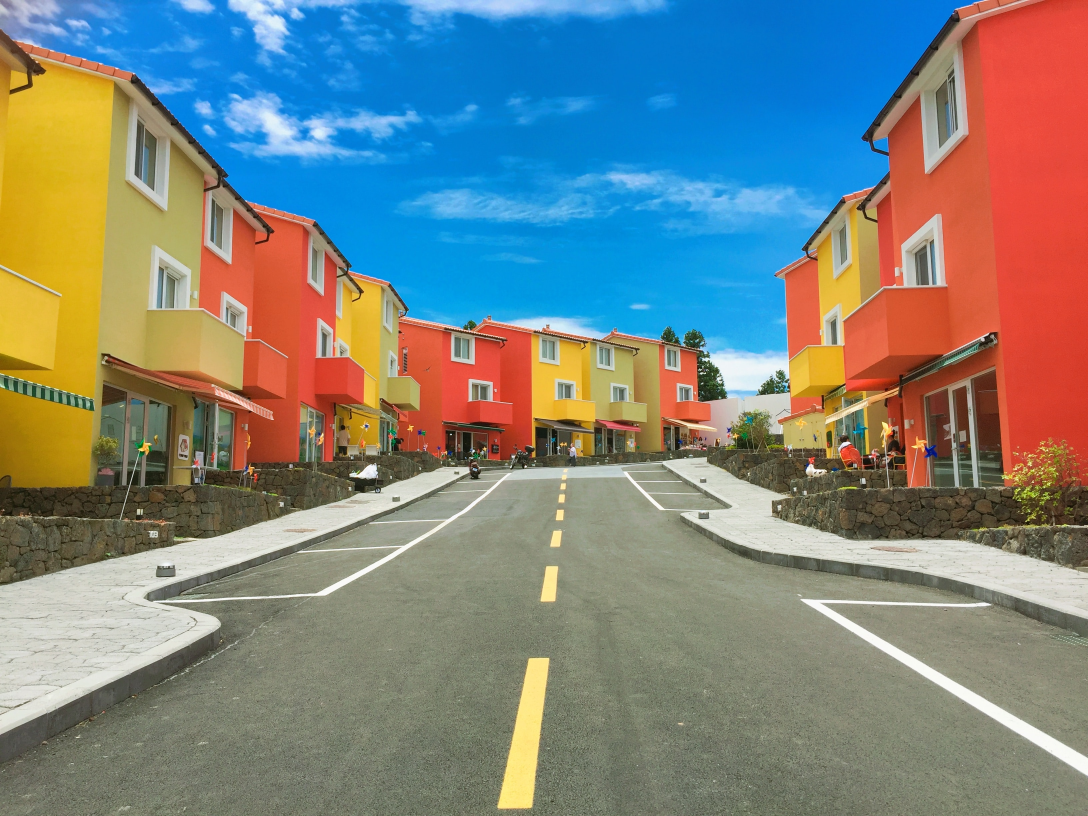
#> input picture pic2.jpg, 3264 x 2448 px (shown at 1/3 size)
$ jupyter execute colourdetection.ipynb   (shell and % lines are left out)
#> lines starting #> are read from the running program, lines starting #| are printed output that depends on the picture; after the words box and inside, x2 and y2 are one past the last pixel; in counts of white or black regions, pixels touching at a corner belong together
[cell 1]
# pip install pandas opencv-python

import cv2
import pandas as pd

img_path = 'pic2.jpg'
csv_path = 'colors.csv'

# reading csv file
index = ['color', 'color_name', 'hex', 'R', 'G', 'B']
df = pd.read_csv(csv_path, names=index, header=None)
#> (reads colors.csv from the repository)

# reading image
img = cv2.imread(img_path)
#> img is the input picture: shape (2448, 3264, 3); mean B, G, R 127.1, 132.5, 125.9
img = cv2.resize(img, (800,600))
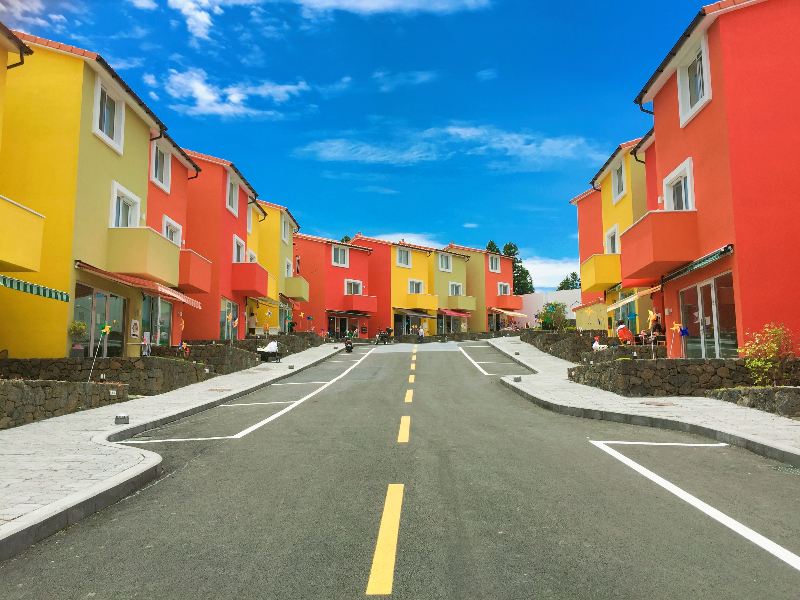
#> img: shape (600, 800, 3); mean B, G, R 127, 132.4, 125.8

#declaring global variables
clicked = False
r = g = b = xpos = ypos = 0

#function to calculate minimum distance from all colors and get the most matching color
def get_color_name(R,G,B):
	minimum = 1000
	for i in range(len(df)):
		d = abs(R - int(df.loc[i,'R'])) + abs(G - int(df.loc[i,'G'])) + abs(B - int(df.loc[i,'B']))
		if d <= minimum:
			minimum = d
			cname = df.loc[i, 'color_name']

	return cname

#function to get x,y coordinates of mouse double click
def draw_function(event, x, y, flags, params):
	if event == cv2.EVENT_LBUTTONDBLCLK:
		global b, g, r, xpos, ypos, clicked
		clicked = True
		xpos = x
		ypos = y
		b,g,r = img[y,x]
		b = int(b)
		g = int(g)
		r = int(r)

# creating window
cv2.namedWindow('image')
cv2.setMouseCallback('image', draw_function)

while True:
	cv2.imshow('image', img)
	if clicked:
		#cv2.rectangle(image, startpoint, endpoint, color, thickness)-1 fills entire rectangle
		cv2.rectangle(img, (20,20), (600,60), (b,g,r), -1)

		#Creating text string to display( Color name and RGB values )
		text = get_color_name(r,g,b) + ' R=' + str(r) + ' G=' + str(g) + ' B=' + str(b)
		#cv2.putText(img,text,start,font(0-7),fontScale,color,thickness,lineType )
		cv2.putText(img, text, (50,50), 2,0.8, (255,255,255),2,cv2.LINE_AA)

		#For very light colours we will display text in black colour
		if r+g+b >=600:
			cv2.putText(img, text, (50,50), 2,0.8, (0,0,0),2,cv2.LINE_AA)

	if cv2.waitKey(20) & 0xFF == 27:
#> (key Esc is pressed here)
		break

cv2.destroyAllWindows()

[cell 2]

import cv2
import pandas as pd
from google.colab.patches import cv2_imshow # Import for Colab display
from google.colab import files # Import for file upload

# Define path to CSV file
csv_path = 'colors.csv' # Ensure this CSV exists in your /content/ directory

# Upload image file
print("Please upload your image file (e.g., pic2.jpg):")
uploaded_img = files.upload()
#> the answer given: pic2.jpg

# Get the filename of the uploaded image
if not uploaded_img:
    print("No image file uploaded. Please upload an image to proceed.")
    # Optionally, you could exit or raise an error here.
    exit()

img_path = list(uploaded_img.keys())[0]

# reading csv file
index = ['color', 'color_name', 'hex', 'R', 'G', 'B']
df = pd.read_csv(csv_path, names=index, header=None)

# reading image
img = cv2.imread(img_path)

# Check if image was loaded successfully
if img is None:
    print(f"Error: Could not load image from {img_path}. Please check the file path and ensure it's a valid image.")
else:
    img = cv2.resize(img, (800,600)) # Resize for consistent processing

    # function to calculate minimum distance from all colors and get the most matching color
    def get_color_name(R,G,B):
        minimum = 1000
        cname = 'Unknown'
        for i in range(len(df)):
            d = abs(R - int(df.loc[i,'R'])) + abs(G - int(df.loc[i,'G'])) + abs(B - int(df.loc[i,'B']))
            if d <= minimum:
                minimum = d
                cname = df.loc[i, 'color_name']
        return cname

    # --- Non-interactive version for Colab ----
    # Define a list of points to "sample" colors from (x, y coordinates on the 800x600 image)
    # You can modify these points to sample different areas of the image.
    sample_points = [(100, 100), (300, 250), (500, 400), (700, 150)] # Example points

    # Create a new image with added space at the bottom for color info
    height, width, _ = img.shape
#> height = 600; width = 800
    info_bar_height = 50 * len(sample_points) + 20 # 50 pixels per info line + padding
    combined_img = cv2.copyMakeBorder(img, 0, info_bar_height, 0, 0, cv2.BORDER_CONSTANT, value=[0,0,0])
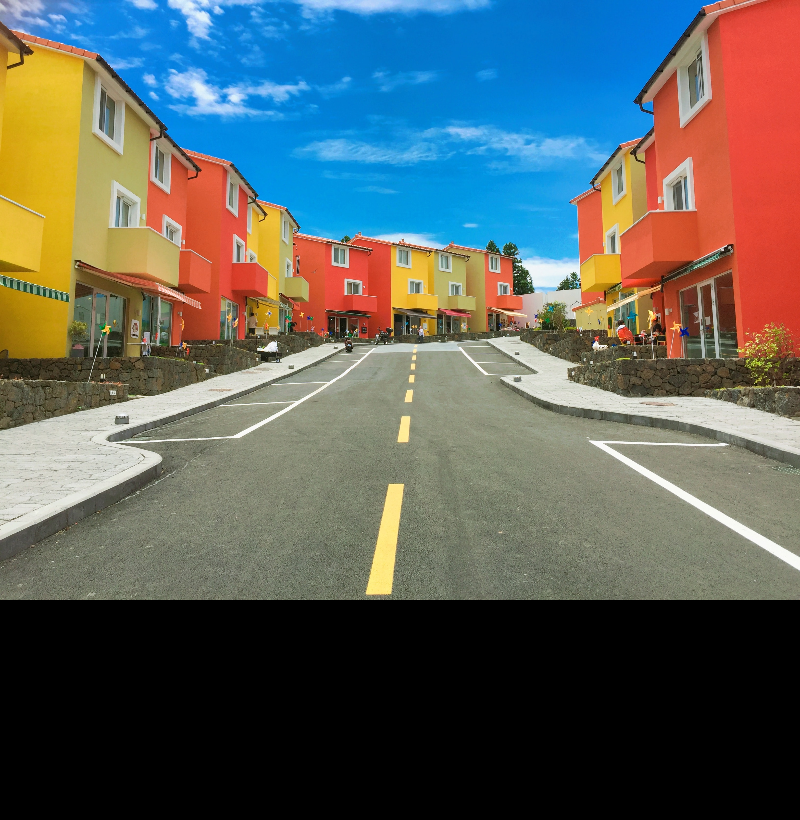
#> combined_img: shape (820, 800, 3); mean B, G, R 93, 96.9, 92

    for idx, (xpos, ypos) in enumerate(sample_points):
        # Ensure xpos, ypos are within image bounds
        if 0 <= ypos < height and 0 <= xpos < width:
            # Get BGR values at the point from the resized image
            b, g, r = img[ypos, xpos]
            b, g, r = int(b), int(g), int(r)

            text = get_color_name(r,g,b) + f' R={r} G={g} B={b}'

            # Determine text color based on detected color brightness
            text_color = (255, 255, 255) # Default to white text
            if (r + g + b) / 3 > 150: # If average brightness is high, use black text
                text_color = (0, 0, 0)

            # Draw a rectangle showing the detected color in the info bar at the bottom
            start_x_rect = 20
            end_x_rect = width - 20
            start_y_rect = height + 10 + idx * 50
            end_y_rect = height + 40 + idx * 50
            cv2.rectangle(combined_img, (start_x_rect, start_y_rect), (end_x_rect, end_y_rect), (b, g, r), -1)

            # Draw the text on the rectangle
            cv2.putText(combined_img, text, (start_x_rect + 10, start_y_rect + 28), # Adjusted y for text centering
                        cv2.FONT_HERSHEY_SIMPLEX, 0.7, text_color, 2, cv2.LINE_AA)

            # Draw a circle on the original image portion to mark the sampled point
            cv2.circle(combined_img, (xpos, ypos), 10, (0, 255, 255), 2) # Yellow circle
        else:
            print(f"Warning: Sample point ({xpos}, {ypos}) is out of image bounds (800x600). Skipping.")
#> this loop made 4 passes
#> (b, g, r, text) on passes 1 to 4: (93, 104, 102, 'Dim Gray R=102 G=104 B=93'), (65, 95, 228, 'Vermilion (Plochere) R=228 G=95 B=65'), (126, 150, 146, 'Cinereous R=146 G=150 B=126'), (65, 96, 219, 'Vermilion (Plochere) R=219 G=96 B=65')
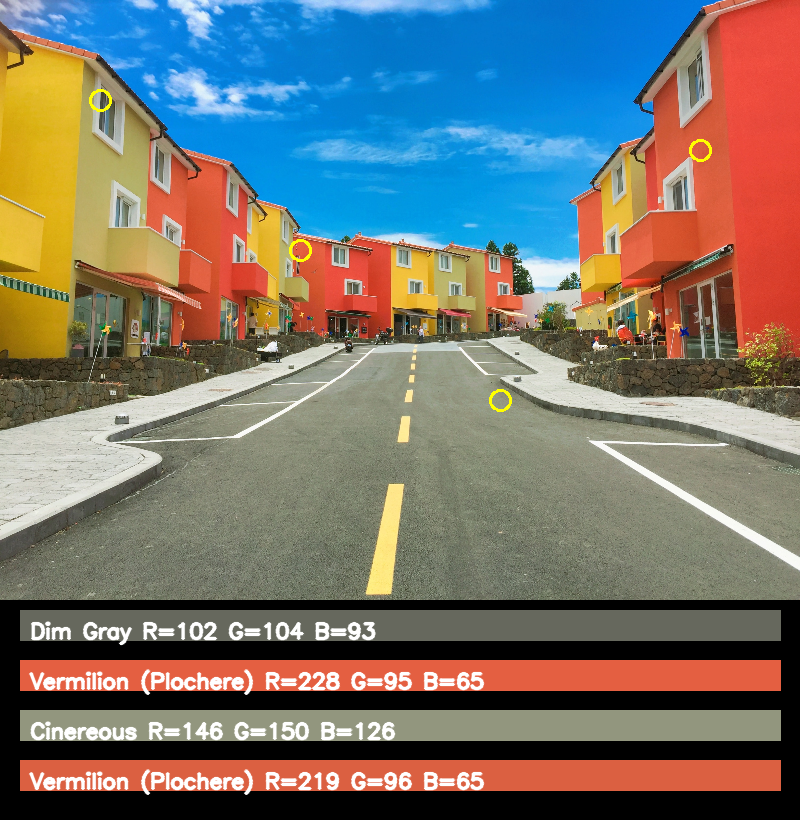
#> combined_img: shape (820, 800, 3); 14.52% of pixels changed, all inside (x1, y1, x2, y2) = (20, 89, 781, 795)

    # Display the combined image using Colab's imshow
    cv2_imshow(combined_img)
